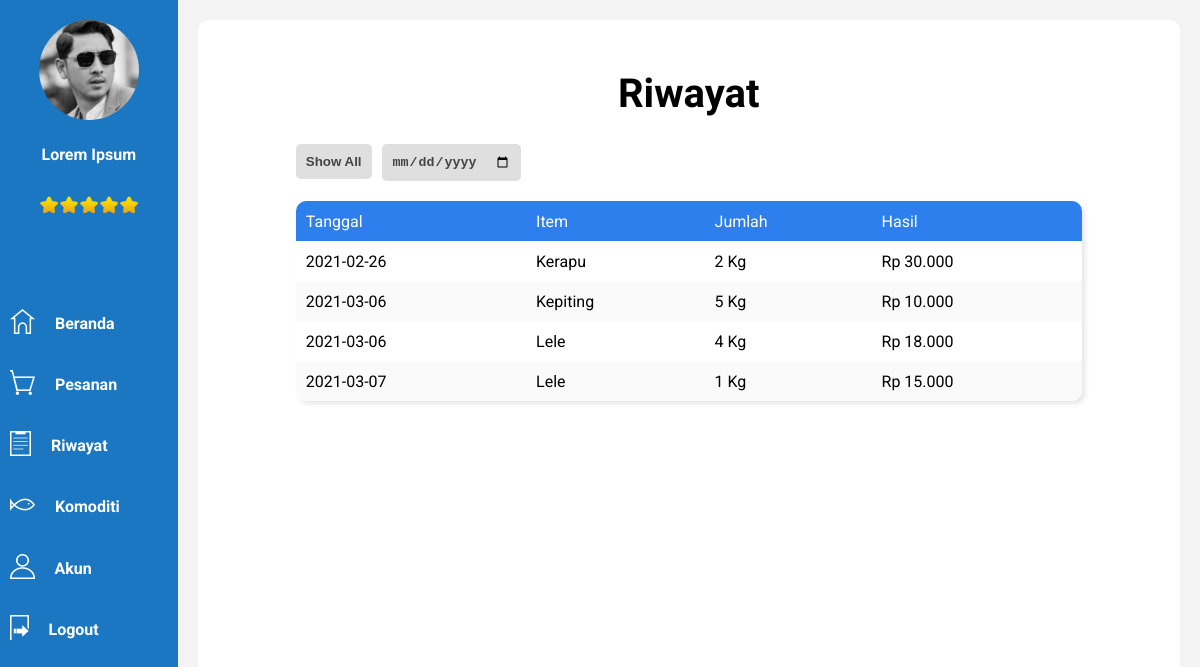
The page /dist/riwayatMitra.php (signed in) on the database its author committed.
### tables this page shows
CREATE TABLE IF NOT EXISTS `mitra` (
  `id` int(11) NOT NULL AUTO_INCREMENT,
  `nama_usaha` varchar(150) NOT NULL DEFAULT '0',
  `nama_pemilik` varchar(50) NOT NULL DEFAULT '0',
  `alamat` text NOT NULL,
  `no_telepon` varchar(50) NOT NULL,
  `jam_operasional` varchar(50) NOT NULL,
  `email` varchar(50) NOT NULL,
  `bintang` int(11) DEFAULT '1',
  `tanggal_daftar` date DEFAULT NULL,
  `username` varchar(50) NOT NULL,
  `password` varchar(300) NOT NULL,
  `profile` varchar(50) DEFAULT NULL,
  `sampul` varchar(50) DEFAULT NULL,
  PRIMARY KEY (`id`)
);

CREATE TABLE IF NOT EXISTS `riwayat_mitra` (
  `id` int(11) NOT NULL AUTO_INCREMENT,
  `id_mitra` int(11) DEFAULT NULL,
  `tanggal` date DEFAULT NULL,
  `item` varchar(50) DEFAULT NULL,
  `jumlah` int(11) DEFAULT NULL,
  `harga` int(11) DEFAULT NULL,
  PRIMARY KEY (`id`),
  KEY `FK_riwayat_mitra_mitra` (`id_mitra`),
  CONSTRAINT `FK_riwayat_mitra_mitra` FOREIGN KEY (`id_mitra`) REFERENCES `mitra` (`id`)
);

### dist/riwayatMitra.php (the view, shortened to what this page needs)
<?php
require 'Functions.php';
$idmitra=$_SESSION["idmitra"];
$data = $conn->selectData("SELECT * FROM mitra WHERE id='$idmitra'");
$data2 = $conn->selectData("SELECT * FROM riwayat_mitra WHERE id_mitra='$idmitra'");
$bintang=$data[0]["bintang"];
?>
<!DOCTYPE html>
<html lang="en">
<head>
    <link rel="stylesheet" href="../css/riwayat.css"><link href="https://fonts.googleapis.com/css2?family=Oswald:wght@500&display=swap" rel="stylesheet">
</head>
<body>
    <div class="sidebar">
        <center><img class="profile" src="../mitraimage/<?=$conn->cekGambar($data[0]['profile']);?>" width="100px" height="100px" style="margin-top: 20px;border-radius:50%;"></center>
        <center><h4 style="color:white;font-family:'Roboto',sans-serif">Lorem Ipsum</h4></center>
        <center><?php $conn->showStar($bintang)?></center>
        <div class="menu" style="margin-top:100px;">
            <a href="homeMitra.php"><img src="../assets/home.png" height="25" style="float: left;margin: 10px;margin-top:5px;margin-right: 20px;"><h4>Beranda</h4></a>
            <a href="pesanan.php"><img src="../assets/keranjang.png" height="25" style="float: left;margin: 10px;margin-top:5px;margin-right: 20px;"><h4>Pesanan<?=$conn->hitungPesanan($idmitra)?></h4></a>
            <a href=""><img src="../assets/riwayat.png" height="25" style="float: left;margin: 10px;margin-top:5px;margin-right: 20px;"><h4>Riwayat</h4></a>
            <a href="komoditi.php"><img src="../assets/komoditi.png" height="25" style="float: left;margin: 10px;margin-top:5px;margin-right: 20px;"><h4>Komoditi</h4></a>
            <a href="accountMitra.php"><img src="../assets/account.png" height="25" style="float: left;margin: 10px;margin-top:5px;margin-right: 20px;"><h4>Akun</h4></a>
            <a href="logout.php"><img src="../assets/exit.png" height="25" style="float: left;margin: 10px;margin-top:5px;margin-right: 20px;"><h4>Logout</h4></a>
        </div>
    </div>
    <div class="content">
        <center><h1 style="margin-top:50px">Riwayat</h1></center>
        <button id="alltanggal">Show All</button><input type="date" id="tanggal">
        <center><table border="0" cellspacing=0 cellpadding=10>
            <tr>
                <td>Tanggal</td>
                <td>Item</td>
                <td>Jumlah</td>
                <td>Hasil</td>
            </tr>
            <?php
            foreach($data2 as $x):
            ?>
            <tr>
                <td><?=$x["tanggal"]?></td>
                <td><?=$x["item"]?></td>
                <td><?=$x["jumlah"]." Kg"?></td>
                <td><?="Rp ".$conn->rupiah($x["harga"])?></td>
            </tr>
            <?php
            endforeach;
            ?>
        </table></center>
    </div>
</body>
</html>

### css/riwayat.css (style rules this page uses)
html { height: 100%; }
body { margin:0; padding:0; display: flex; flex-direction: row; height: 100%; background-color: rgb(243, 243, 243); }
.sidebar { width: 15%; height:100%; background-color: rgb(27, 119, 194); }
.content { width:83%; height:95%; margin: 20px; border-radius: 10px; background-color: rgb(255, 255, 255); overflow: scroll; }
.menu h4 { color:white; font-family:'Roboto',sans-serif; height: 40px; line-height: 40px; padding-left: 20px; }
.menu a:link { color: white; text-decoration: none; }
.content h1 { font-family: 'Arimo',sans-serif; font-size: 40px; }
table { width: 80%; background-color: rgb(255, 255, 255); box-shadow: 3px 3px 5px rgb(230, 230, 230); border-radius: 10px; overflow: hidden; }
tr { height: 40px; font-family: 'Roboto',sans-serif; }
tr:nth-child(odd) { background-color: rgb(250, 250, 250); }
tr:first-child { background-color: rgb(44, 127, 236); color: white; font-family: 'Roboto',sans-serif; }
#tanggal, #alltanggal { border: none; padding: 10px; border-radius: 5px; margin-left: 10%; margin-bottom: 20px; background-color: rgb(223, 223, 223); color : rgb(68, 68, 68); font-weight: bold; cursor: pointer; }
#tanggal { margin-left: 10px; }

### rows shown on the page
mitra: profile (picture), bintang 5 (drawn)
riwayat_mitra: tanggal "2021-02-26", item "Kerapu", jumlah "2", harga "30.000"
riwayat_mitra: tanggal "2021-03-06", item "Kepiting", jumlah "5", harga "10.000"
riwayat_mitra: tanggal "2021-03-06", item "Lele", jumlah "4", harga "18.000"
riwayat_mitra: tanggal "2021-03-07", item "Lele", jumlah "1", harga "15.000"
